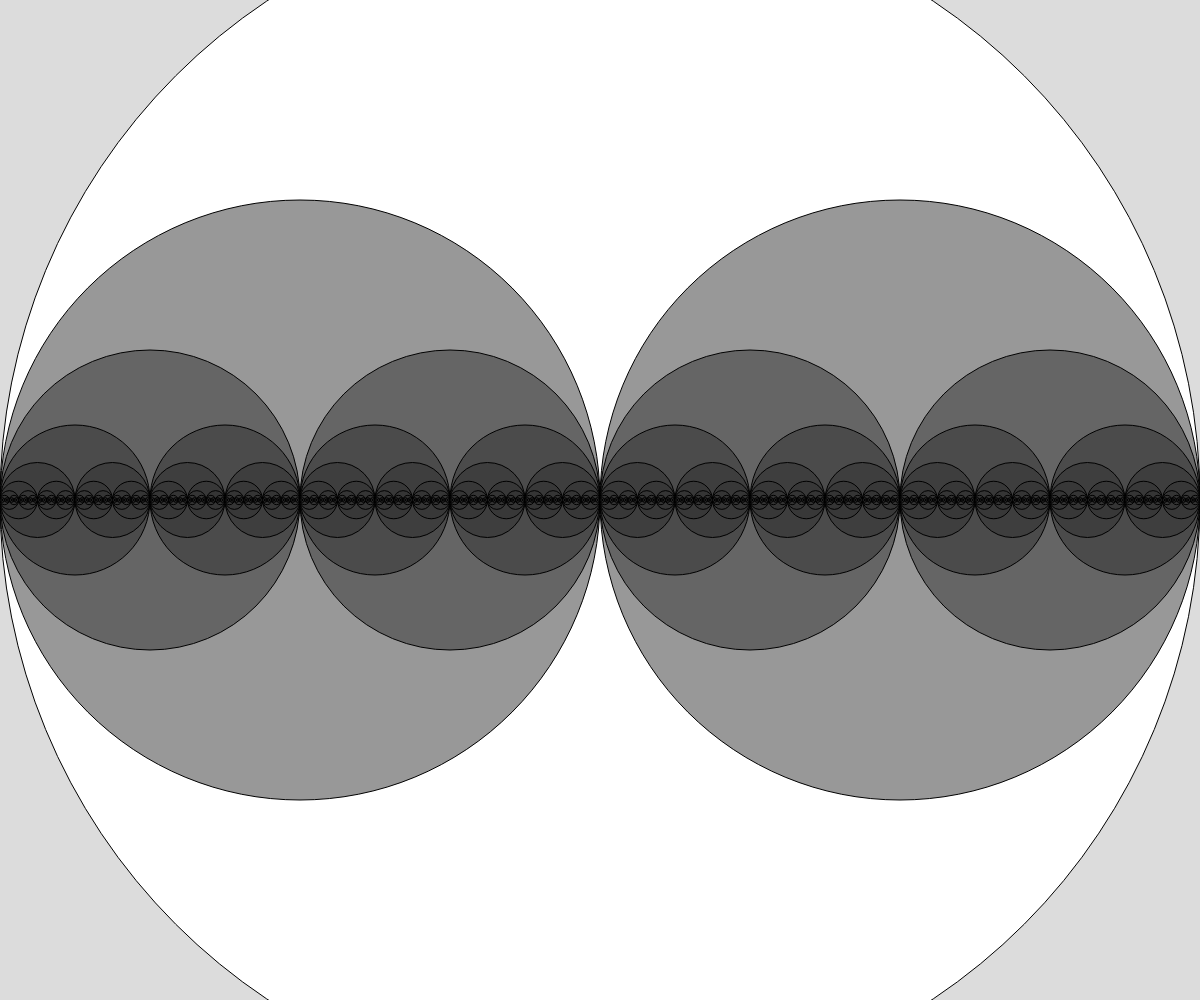
Frame 1 (no input)
Frame 60 (no input): identical to frame 1, image omitted
Frame 120 (the mouse pressed at the canvas centre since frame 60): identical to frame 1, image omitted

The p5.js sketch that drew this single still picture (run headless with seeded random() and noise() and a simulated clock; from frame 60 on, the mouse is pressed at the canvas centre):

// p5.js sketch
// ── sketch.js
// Recursive Circles Demo


function setup() {
  createCanvas(windowWidth, windowHeight);
}

function draw() {
  background(220);
  drawCircle(width/2, width/2);
}

function drawCircle(x, r) {
  let fillColor = map(r, width/2, 2, 255, 50);
  fill(fillColor);
  circle(x, height/2, r * 2);
  //Exit clause
  if (r > 2) {
    drawCircle(x - r/2, r/2);
    drawCircle(x + r/2, r/2);
  }
}
